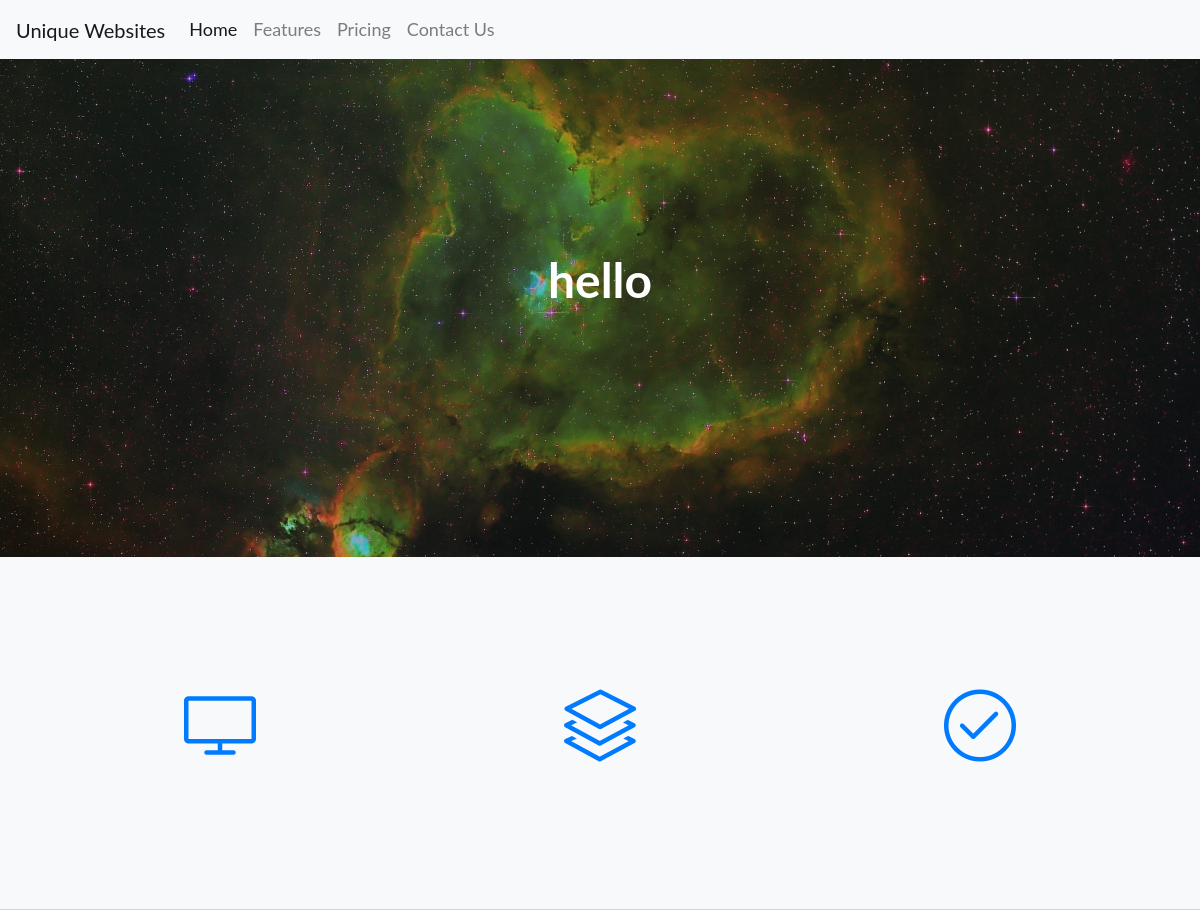
The app's page / (upper part), older data.
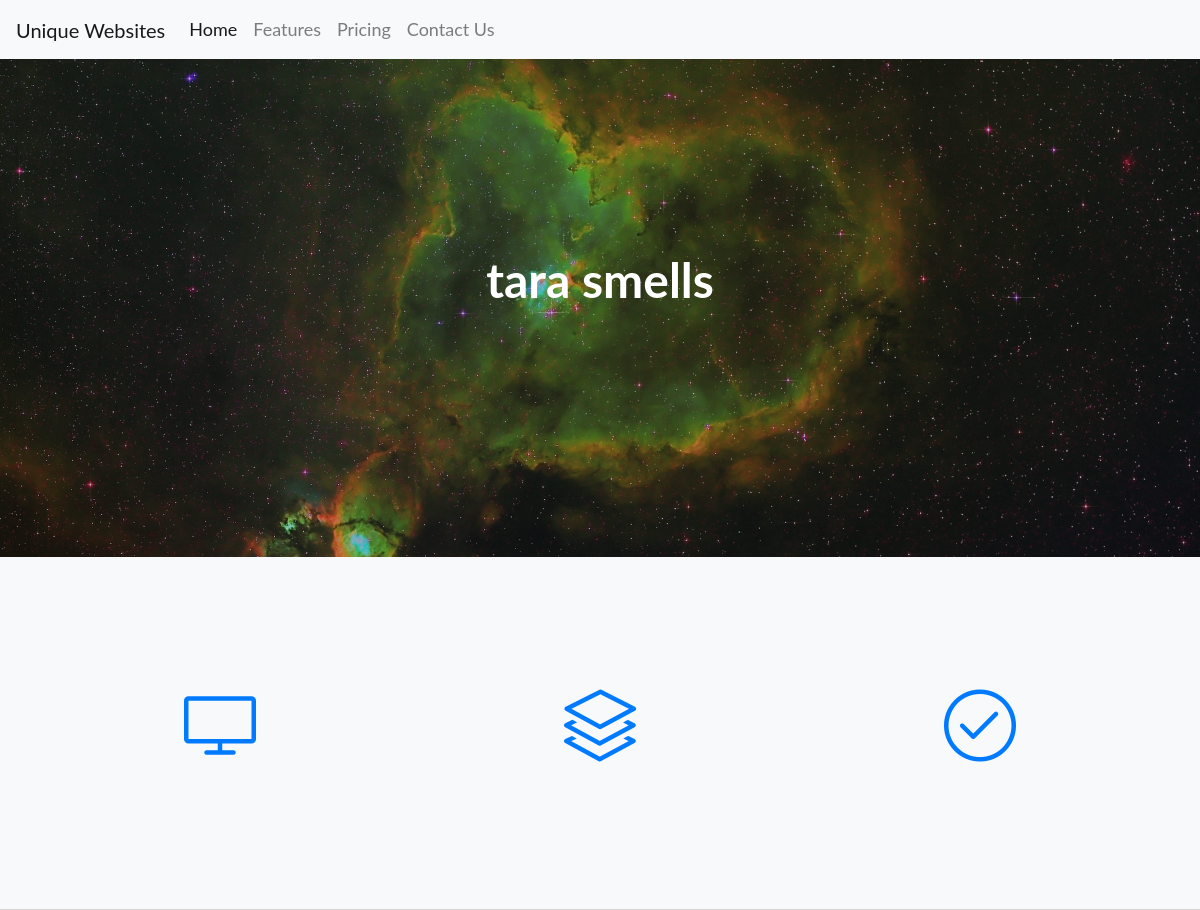
The same page, newer data.
### home/models.py (models this page shows, shortened)
class home_page(models.Model):
    masthead_image = models.ImageField(upload_to='static/images', default='', blank=True)
    masthead = models.CharField(max_length=30, default='', blank=True)
    description = models.TextField(max_length=200, default='', blank=True)
    icon_1_header = models.CharField(max_length=30, default='', blank=True)
    icon_1_description = models.TextField(max_length=30, default='', blank=True)
    icon_2_header = models.CharField(max_length=30, default='', blank=True)
    icon_2_description = models.TextField(max_length=30, default='', blank=True)
    icon_3_header = models.CharField(max_length=30, default='', blank=True)
    icon_3_description = models.TextField(max_length=30, default='', blank=True)
    showcase_1_header = models.CharField(max_length=30, default='', blank=True)
    showcase_1_image = models.ImageField(upload_to='static/images', default='', blank=True)
    showcase_1_description = models.TextField(max_length=700, default='', blank=True)
    showcase_2_header = models.CharField(max_length=30, default='', blank=True)
    showcase_2_image = models.ImageField(upload_to='static/images', default='', blank=True)
    showcase_2_description = models.TextField(max_length=700, default='', blank=True)
    showcase_3_header = models.CharField(max_length=30, default='', blank=True)
    showcase_3_image = models.ImageField(upload_to='static/images', default='', blank=True)
    showcase_3_description = models.TextField(max_length=700, default='', blank=True)

### home/views.py (the view)
# urls.py: path('', views.home_page_values, name='home'),
def home_page_values(request):
    home_page_values = home_page.objects.all()
    return render(request, 'home.html', {"home_page_values": home_page_values})

### templates/home.html (shortened to what this page needs)
{% extends 'base.html' %} {% load static %}  {% block body %}
{% for home_page_value in home_page_values %}
  <header class="masthead text-white text-center">
    <div class="overlay"></div>
    <div class="container">
      <div class="row">
        <div class="col-xl-9 mx-auto">
          <h1 class="mb-5">{{ home_page_value.masthead }}</h1>
        </div>
        <div class="col-md-10 col-lg-8 col-xl-7 mx-auto">
        </div>
      </div>
    </div>
  </header>
  <section class="features-icons bg-light text-center">
    <div class="container">
      <div class="row">
        <div class="col-lg-4">
          <div class="features-icons-item mx-auto mb-5 mb-lg-0 mb-lg-3">
            <div class="features-icons-icon d-flex">
              <i class="icon-screen-desktop m-auto text-primary"></i>
            </div>
          </div>
        </div>
        <div class="col-lg-4">
          <div class="features-icons-item mx-auto mb-5 mb-lg-0 mb-lg-3">
            <div class="features-icons-icon d-flex">
              <i class="icon-layers m-auto text-primary"></i>
            </div>
          </div>
        </div>
        <div class="col-lg-4">
          <div class="features-icons-item mx-auto mb-0 mb-lg-3">
            <div class="features-icons-icon d-flex">
              <i class="icon-check m-auto text-primary"></i>
            </div>
          </div>
        </div>
      </div>
    </div>
  </section>
  {% endfor %}
  {% endblock %}

Row changes from the older to the newer data that the page shows:
changed home_page: masthead "hello" → "tara smells"
